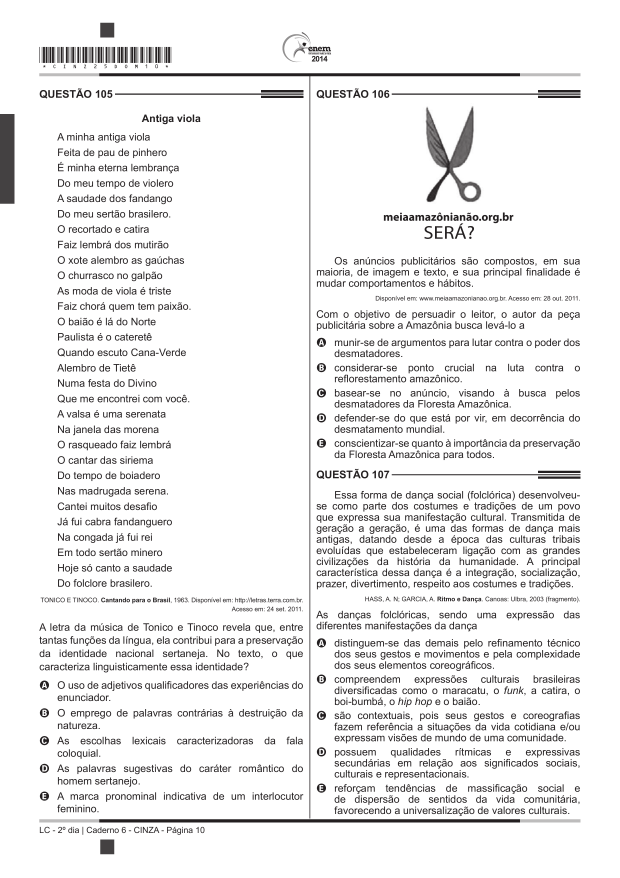
#> input picture 2Passo-RemoverBordasPaginasInteiras/imagens-convertidas/pagina_enem_10.png, 2480 x 3509 px (shown at 1/4 size); its folder holds 4 pictures in this run
$ python remover-bordas.py
#> lines starting #> are read from the running program, lines starting #| are printed output that depends on the picture
"""
Propósito: remover as bordas externas das páginas
Autor: Alexandre Nassar de Peder
Criação: 02/10/2025
Atualização: 03/06/2026

OBS1: puxe a pasta "imagens-convertidas" do passo 1 para essa pasta do passo 2

OBS2: abra a imagem no GIMP e conte pixels para saber quanto de borda tem que cortar.

OBS3: atualize a linha 33 com os valores corretos de corte (esquerda, superior, direita, inferior)

OBS4: tenha em mente desde já que você vai usar as imagens futuramente, então corte pensando na melhor maneira para executar todos os 12 passos

OBS5: execute o código, e abra as imagens para conferir se as bordas foram removidas corretamente. Se não, ajuste os valores de corte e execute novamente.
"""

from PIL import Image
import os

pasta_imagens = "imagens-convertidas"
pasta_saida = "sem-bordas-externas"

os.makedirs(pasta_saida, exist_ok=True)

for nome_arquivo in os.listdir(pasta_imagens):
    if nome_arquivo.lower().endswith(".png"):
        caminho_entrada = os.path.join(pasta_imagens, nome_arquivo)
        imagem = Image.open(caminho_entrada)
#> imagem is the input picture: PIL image 2480x3509 RGB; mean R, G, B 237.6, 237.3, 237.4

        largura, altura = imagem.size
#> largura = 2480; altura = 3509

        caixa_corte = (157, 304, largura - 158, altura - 232) # ATUALIZE AQUI OS VALORES DE CORTE (esquerda, superior, direita, inferior)
#> caixa_corte = (157, 304, 2322, 3277)
        imagem_cortada = imagem.crop(caixa_corte)
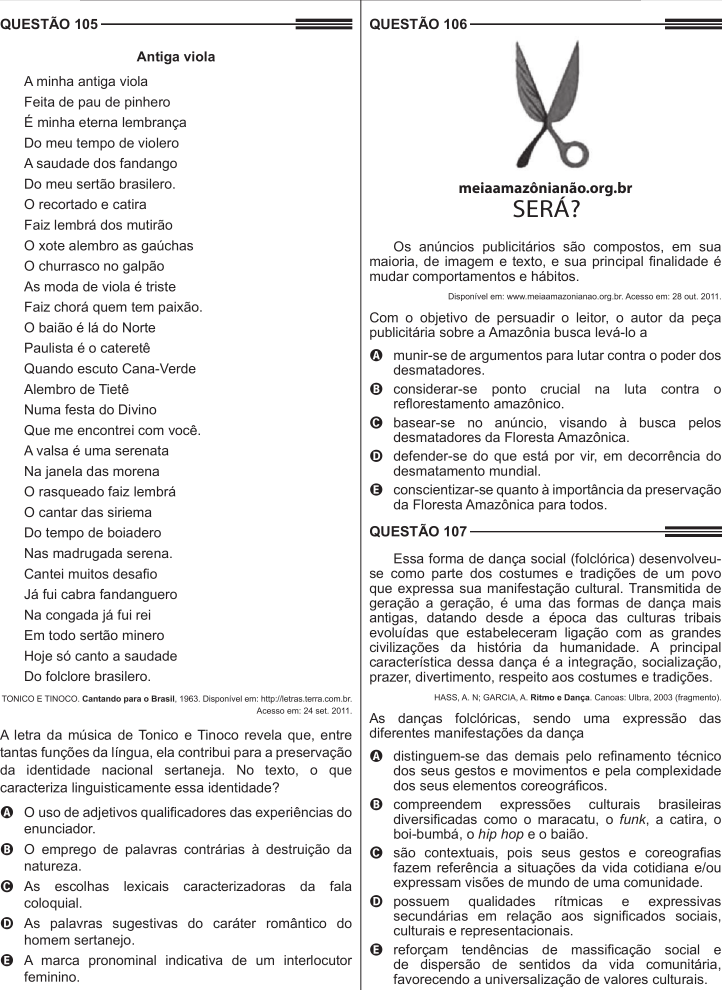
#> imagem_cortada: PIL image 2165x2973 RGB (shown at 1/3 size); mean R, G, B 234.7, 234.4, 234.5

        caminho_saida = os.path.join(pasta_saida, nome_arquivo)
        imagem_cortada.save(caminho_saida)
#> pass 2 of the loop `for nome_arquivo in os.listdir(pasta_imagens):`:
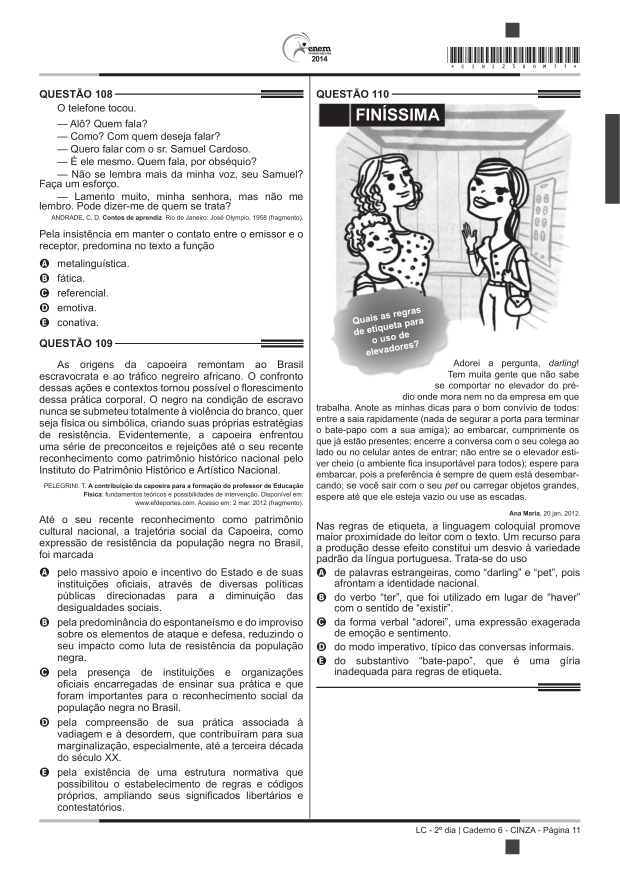
#> input picture 2Passo-RemoverBordasPaginasInteiras/imagens-convertidas/pagina_enem_11.png, 2480 x 3509 px (shown at 1/4 size)
#> imagem is the input picture: PIL image 2480x3509 RGB; mean R, G, B 231.1, 230.7, 230.8
#> `imagem_cortada = imagem.crop(caixa_corte)`:
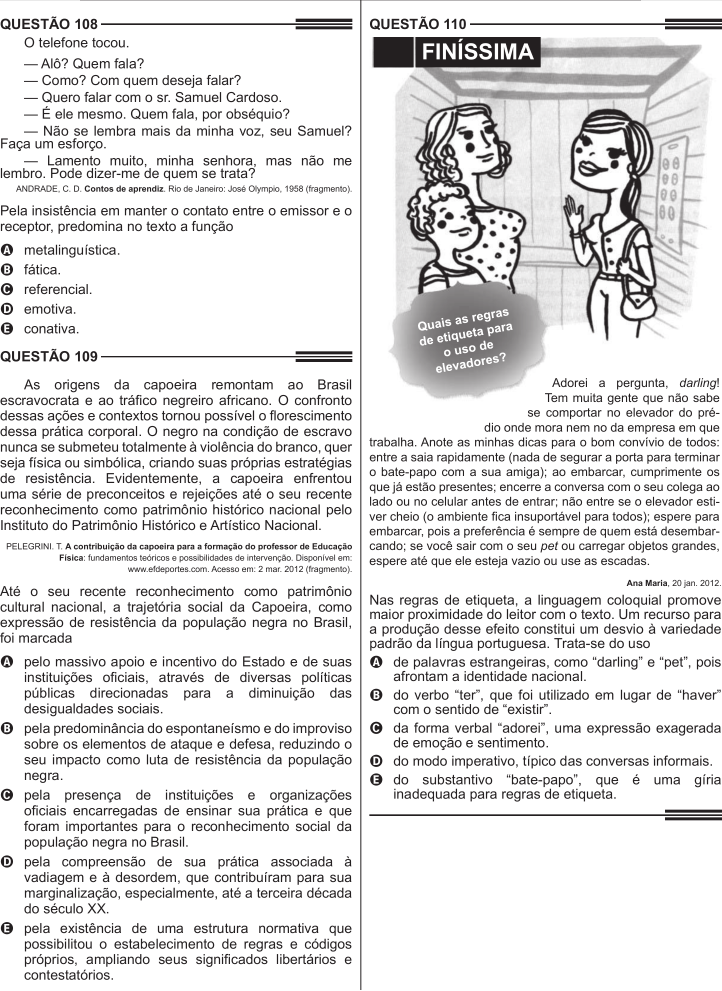
#> imagem_cortada: PIL image 2165x2973 RGB (shown at 1/3 size); mean R, G, B 225.9, 225.4, 225.5
#> pass 3 of the loop `for nome_arquivo in os.listdir(pasta_imagens):`:
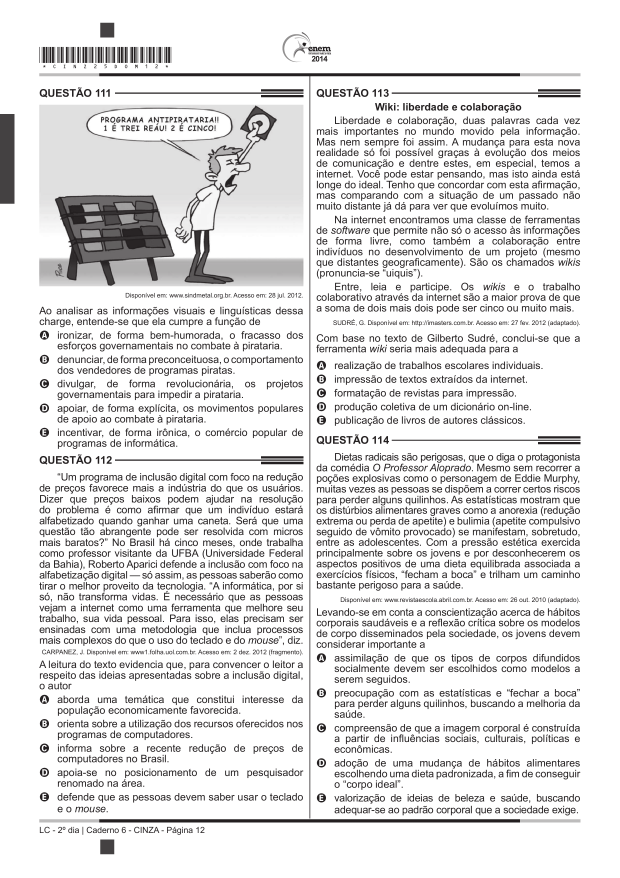
#> input picture 2Passo-RemoverBordasPaginasInteiras/imagens-convertidas/pagina_enem_12.png, 2480 x 3509 px (shown at 1/4 size)
#> imagem is the input picture: PIL image 2480x3509 RGB; mean R, G, B 226.5, 226.1, 226.2
#> `imagem_cortada = imagem.crop(caixa_corte)`:
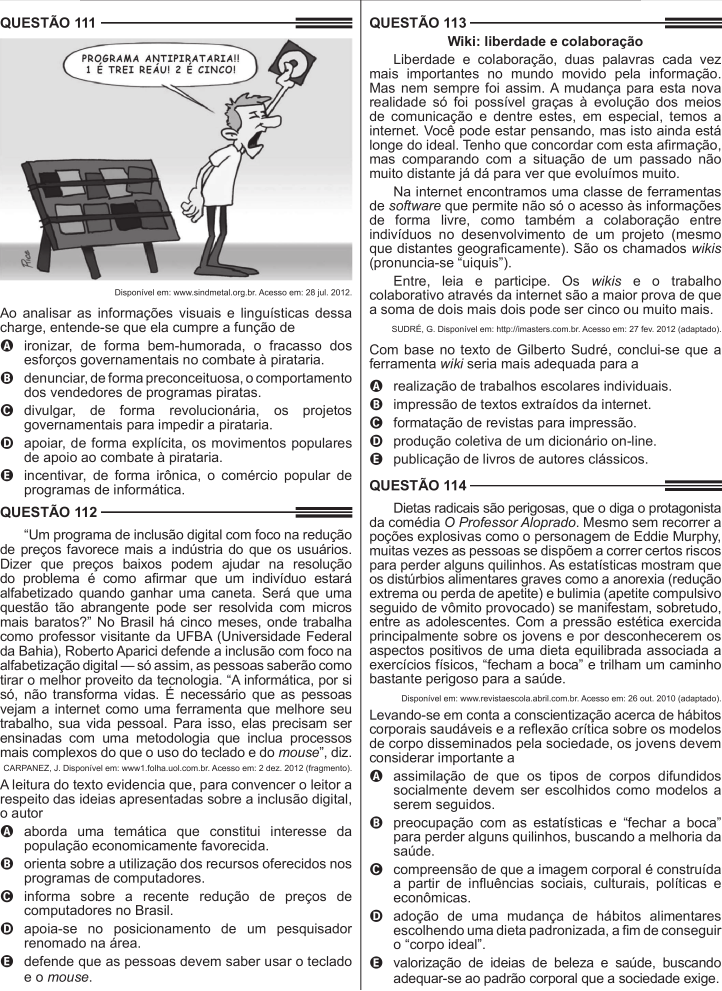
#> imagem_cortada: PIL image 2165x2973 RGB (shown at 1/3 size); mean R, G, B 219.7, 219.1, 219.3
#> the loop made 4 passes; the first 3 are shown

print("Recorte das bordas concluído.")
